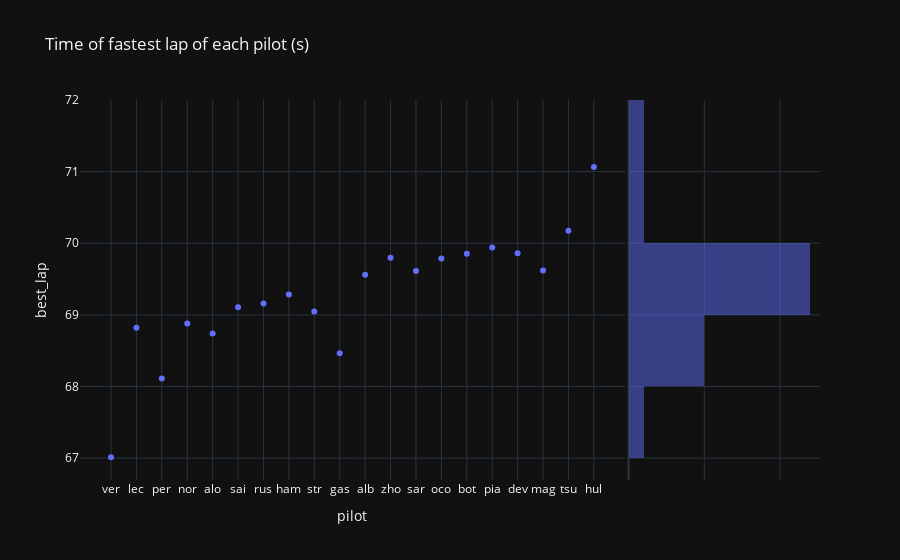

Source (notebook cell):
### Markdown cell above
### Frontend

#### Last GP

### Code cell
px.scatter(last_gp, x="pilot", y="best_lap", title="Time of fastest lap of each pilot (s)", marginal_y="histogram", template="plotly_dark")

### Figure 1 — Plotly figure (JSON) as saved in the notebook; plotly's stock layout.template omitted (floating-point values rounded to 4 significant figures)
{"data": [{"hovertemplate": "pilot=%{x}<br>best_lap=%{y}<extra></extra>", "legendgroup": "", "marker": {"color": "#636efa", "symbol": "circle"}, "mode": "markers", "name": "", "orientation": "v", "showlegend": false, "type": "scatter", "x": ["ver", "lec", "per", "nor", "alo", "sai", "rus", "ham", "str", "gas", "alb", "zho", "sar", "oco", "bot", "pia", "dev", "mag", "tsu", "hul"], "xaxis": "x", "y": [67.01, 68.82, 68.11, 68.88, 68.74, 69.11, 69.16, 69.28, 69.05, 68.46, 69.56, 69.8, 69.61, 69.79, 69.85, 69.94, 69.86, 69.62, 70.18, 71.07], "yaxis": "y"}, {"alignmentgroup": "True", "bingroup": "y", "hovertemplate": "best_lap=%{y}<br>count=%{x}<extra></extra>", "legendgroup": "", "marker": {"color": "#636efa"}, "name": "", "offsetgroup": "", "opacity": 0.5, "showlegend": false, "type": "histogram", "xaxis": "x2", "y": [67.01, 68.82, 68.11, 68.88, 68.74, 69.11, 69.16, 69.28, 69.05, 68.46, 69.56, 69.8, 69.61, 69.79, 69.85, 69.94, 69.86, 69.62, 70.18, 71.07], "yaxis": "y2"}], "layout": {"barmode": "overlay", "legend": {"tracegroupgap": 0}, "title": {"text": "Time of fastest lap of each pilot (s)"}, "xaxis": {"anchor": "y", "domain": [0, 0.7363], "title": {"text": "pilot"}}, "xaxis2": {"anchor": "y2", "domain": [0.7413, 1], "matches": "x2", "showgrid": true, "showline": false, "showticklabels": false, "ticks": ""}, "yaxis": {"anchor": "x", "domain": [0, 1], "title": {"text": "best_lap"}}, "yaxis2": {"anchor": "x2", "domain": [0, 1], "matches": "y", "showgrid": true, "showticklabels": false}}}
